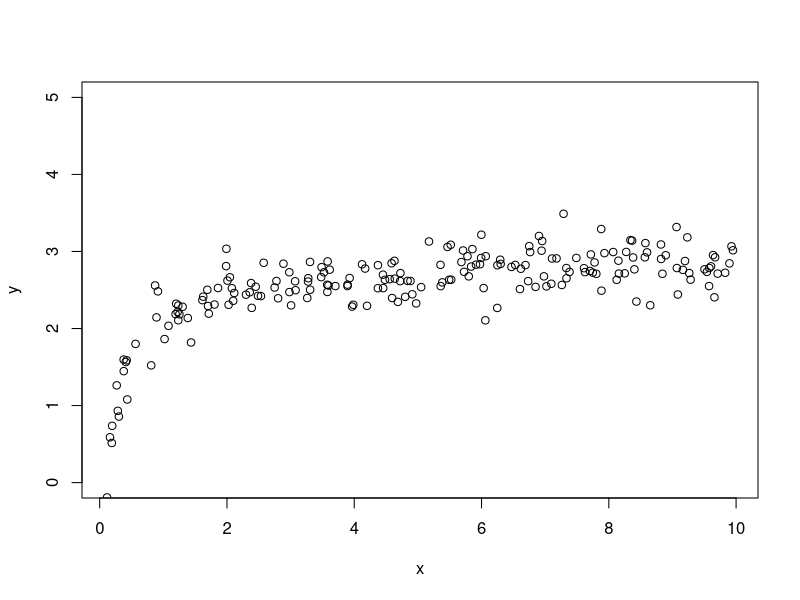
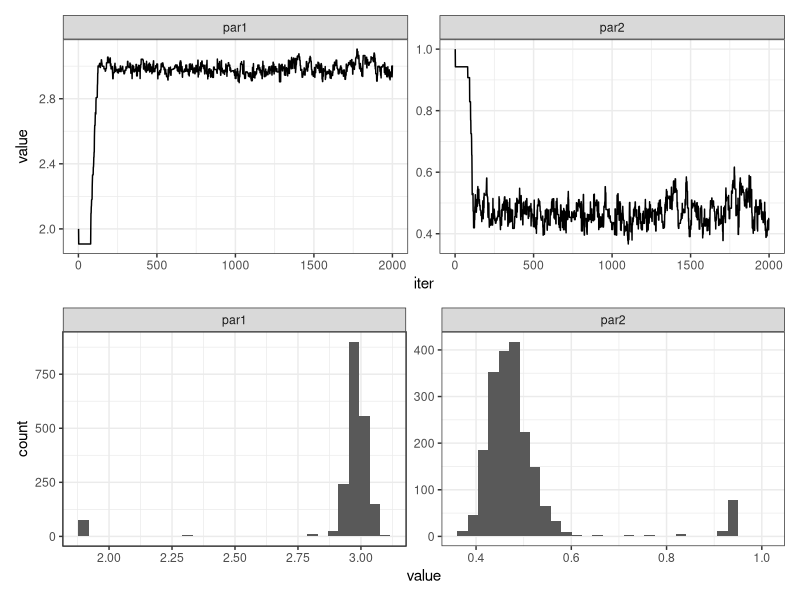

The R source for these figures, in order:
## ---- chunk 1
#| warning: FALSE

library(tidyverse)
library(patchwork)

#Build fake dataset
set.seed(100)
num_data_points <- 200
sd_data <- 0.25
par_true <- c(3, 0.5)
x <- runif(num_data_points, 0, 10)
y_true <- par_true[1] * (x / (x + par_true[2]))
y <- rnorm(length(y_true), mean = y_true, sd = sd_data)
## ---- chunk 2
plot(x, y, ylim = c(0, par_true[1] + 2))
## ---- chunk 3
#Set MCMC Configuration
num_iter <- 2000
num_pars <- 2
jump <- c(0.05, 0.05)

#Initialize chain
pars <- array(NA, dim = c(num_pars, num_iter))
pars[1, 1] <- 2
pars[2, 1] <- 1
log_likelihood_prior_current <- -10000000000
accept <- rep(0,num_iter * num_pars)

for(i in 2:num_iter){
  
  #Loop through parameter value
  
  for(j in 1:num_pars){
      #Randomly select new parameter values
    proposed_pars <- pars[, i - 1]
    proposed_pars[j] <- rnorm(1, mean = pars[j, i - 1], sd = jump[j])
    
    ##########################
    # PRIORS
    #########################
    #(remember that you multiply probabilities which mean you can add log(probability))
    log_prior <- dunif(proposed_pars[1], min = 0, max = 10, log = TRUE) + 
      dunif(proposed_pars[2], min = 0, max = 100, log = TRUE)
    
    #Likelihood.  
    #You could use:
    # pred <- process_model(x, pars = proposed_pars)
    # log_likelihood <- sum(dnorm(new_data, mean = pred, sd = sd_data, log = TRUE)
    # but we are looping here because it transitions well to the next section of the course
    log_likelihood <- rep(NA, length(x))
    pred <- rep(NA, length(x))
    for(m in 1:length(x)){
      ##########################
      # PROCESS MODEL
      #########################
      pred[m] <- proposed_pars[1] * (x[m] / (x[m] + proposed_pars[2]))
      ##########################
      # DATA MODEL
      #########################
      log_likelihood[m] <- dnorm(y[m], mean = pred[m], sd = sd_data, log = TRUE)
    }
    #Remember that you multiply probabilities which mean you can add log(probability)
    #Hence the use of sum
    log_likelihood <- sum(log_likelihood)
    
    ############################
    ###  PRIOR x LIKELIHOOD
    ############################
    #Combine the prior and likelihood
    #remember that you multiply probabilities which means you can add log(probability)
    log_likelihood_prior_proposed <- log_prior + log_likelihood
    
    #We want the ratio of new / old but since it is in log space we first
    #take the difference of the logs: log(new/old) = log(new) - log(old) 
    # and then take out of log space exp(log(new) - log(old))
    z <- exp(log_likelihood_prior_proposed - log_likelihood_prior_current)
    
    #Now pick a random number between 0 and 1
    r <- runif(1, min = 0, max = 1)
    #If z > r then accept the new parameters
    #Note: this will always happen if the new parameters are more likely than
    #the old parameters z > 1 means than z is always > r no matter what value of
    #r is chosen.  However it will accept worse parameter sets (P_new is less
    #likely then P_old - i.e., z < 1) in proportion to how much worse it is
    #For example: if z = 0.9 and then any random number drawn by runif that is
    #less than 0.90 will result in accepting the worse values (i.e., the slightly
    #worse values will be accepted a lot of the time).  In contrast, if z = 0.01
    #(i.e., the new parameters are much much worse), then they can still be accepted
    #but much more rarely because random r values of < 0.1 occur more rarely
    if(z > r){
      accept[i] <- 1
      pars[j, i] <- proposed_pars[j]
      log_likelihood_prior_current <- log_likelihood_prior_proposed
    }else{
      pars[j, i] <- pars[j, i - 1]
      log_likelihood_prior_current <- log_likelihood_prior_current #this calculation isn't necessary but is here to show you the logic
    }
  }
}

## ---- chunk 4
#| warning: FALSE
d <- tibble(iter = 1:num_iter,
            par1 = pars[1, ],
            par2 = pars[2, ]) %>%
  pivot_longer(-iter, values_to = "value", names_to = "parameter")
## ---- chunk 5
#| warning: FALSE

p1 <- ggplot(d, aes(x = iter, y = value)) +
  geom_line() +
  facet_wrap(~parameter, scales = "free") +
  theme_bw()

p2 <- ggplot(d, aes(x = value)) +
  geom_histogram() +
  facet_wrap(~parameter, scales = "free") +
  theme_bw()

p1 / p2
## ---- chunk 6


## ---- chunk 7


## ---- chunk 8


## ---- chunk 9


## ---- chunk 10


## ---- chunk 11


## ---- chunk 12

